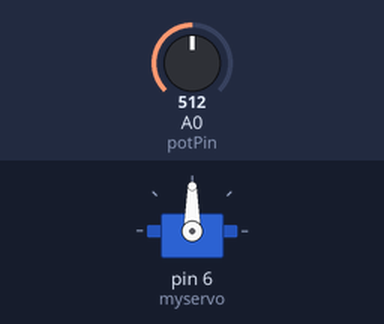
A sketch run on a simulated Arduino Uno, built with avr-gcc and run on an emulated ATmega328P. Shown: servo. The test bench sets the inputs (shaded band); at power-on: A0 (potPin) = 512.

Above: at 1.2 s.
1.3 s: A0 (potPin) set to 716
At 2.2 s:
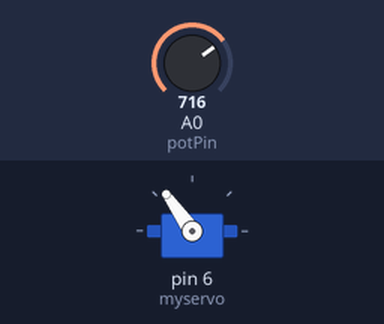
2.8 s: A0 (potPin) set to 900
At 3.1 s:
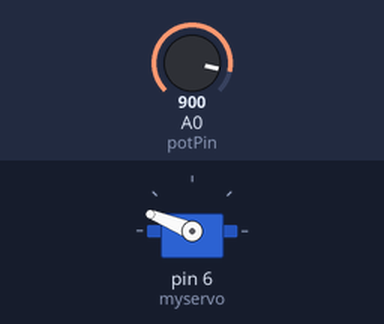
4.3 s: A0 (potPin) set to 1023
At 5.5 s:
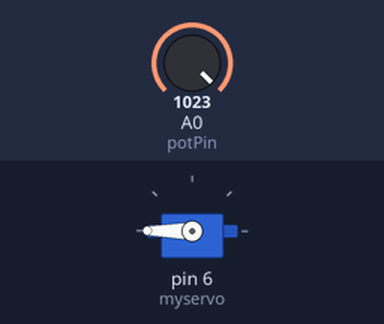
5.8 s: A0 (potPin) set to 306
At 6.6 s:
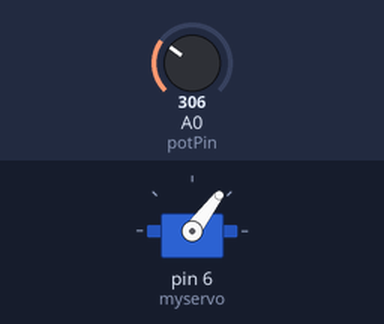
7.3 s: A0 (potPin) set to 122
At 8.0 s:
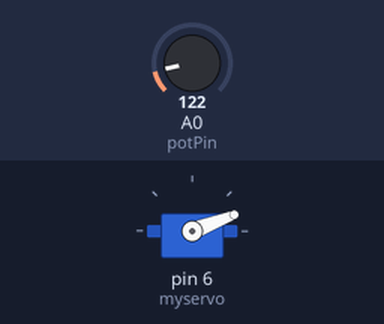
Timing chart, 0 to 9.8 s (numbered marks = the images above; inputs shaded):
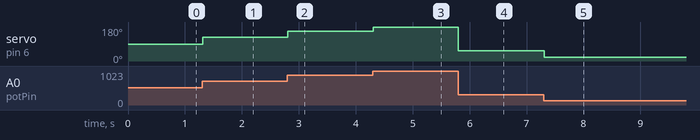

The sketch:

Servo.ino
```cpp
#include <Servo.h>

Servo myservo;         // Crea el objeto servo
int potPin = 14;       // Pin donde está conectado el potenciómetro
int valorPot;          // Valor leído del potenciómetro (0 a 1023)
int angulo;            // Ángulo calculado para el servo (0 a 180)

void setup() {
  myservo.attach(6);   // Conecta el servo al pin digital 6
}

void loop() {
  valorPot = analogRead(potPin);          // Lee el valor del potenciómetro
  angulo = map(valorPot, 0, 1023, 0, 180); // Convierte ese valor a un ángulo de servo
  myservo.write(angulo);                  // Mueve el servo a ese ángulo
  delay(15);                              // Espera pequeña para suavizar el movimiento
}
```

Measured:
- after the input at 1.3 s, servo on pin 6 (myservo): 90° → 125° at once
- after the input at 2.8 s, servo on pin 6 (myservo): 125° → 158° at once
- after the input at 4.3 s, servo on pin 6 (myservo): 158° → 180° at once
- after the input at 5.8 s, servo on pin 6 (myservo): 180° → 53° at once
- after the input at 7.3 s, servo on pin 6 (myservo): 53° → 21° at once
